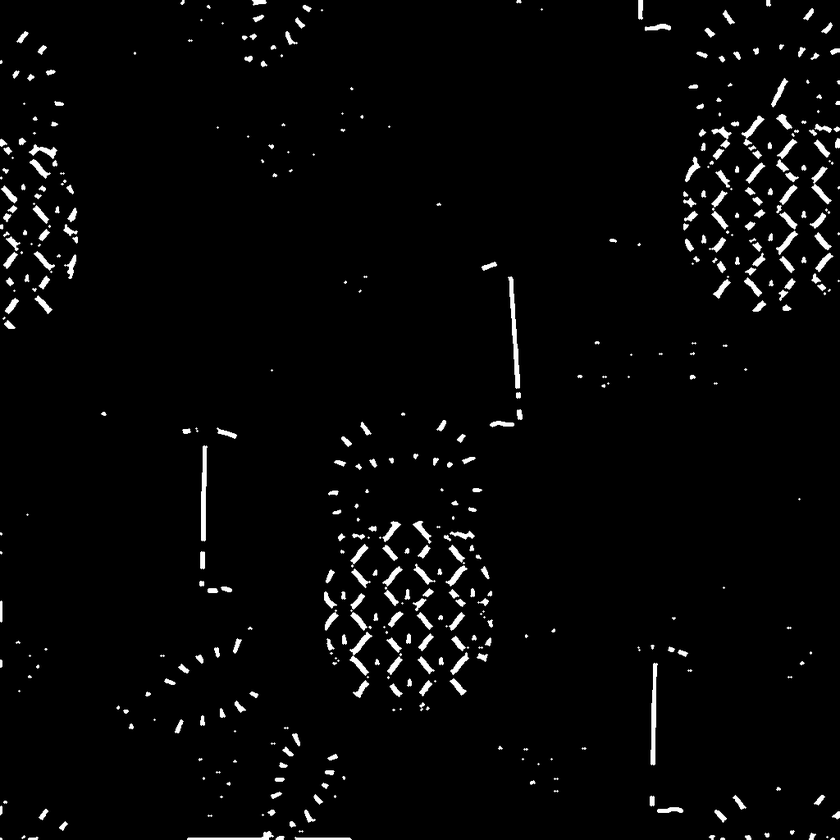
#> input picture clean_edge.png, 840 x 840 px, shrunk from 1024 x 1024 before the run, found by its file name
$ python make_symmetric.py
#> lines starting #> are read from the running program, lines starting #| are printed output that depends on the picture; after the words box and inside, x2 and y2 are one past the last pixel; in counts of white or black regions, pixels touching at a corner belong together
import cv2
import numpy as np

input_path = "clean_edge.png"
output_path = "symmetric_edge.png"


# -------------------------
# อ่านภาพ
# -------------------------

image = cv2.imread(
    input_path,
    cv2.IMREAD_GRAYSCALE
)
#> image is the input picture: shape (840, 840); min 0, max 255, mean 6.8

if image is None:
    print("ไม่พบรูปภาพ:", input_path)
    exit()


height, width = image.shape
#> height = 840; width = 840


# -------------------------
# ทำให้ภาพเป็นขาว-ดำชัดเจน
# -------------------------

_, image = cv2.threshold(
    image,
    127,
    255,
    cv2.THRESH_BINARY
)
#> image: shape (840, 840); 2.6% white; 456 white regions (200 under 20 px), largest, box (x1, y1, x2, y2) and area: (508, 276, 520, 389) 500, (201, 445, 208, 541) 446, (650, 663, 658, 765) 422


# -------------------------
# แบ่งภาพซ้าย / ขวา
# -------------------------

center = width // 2
#> center = 420

left = image[:, :center]
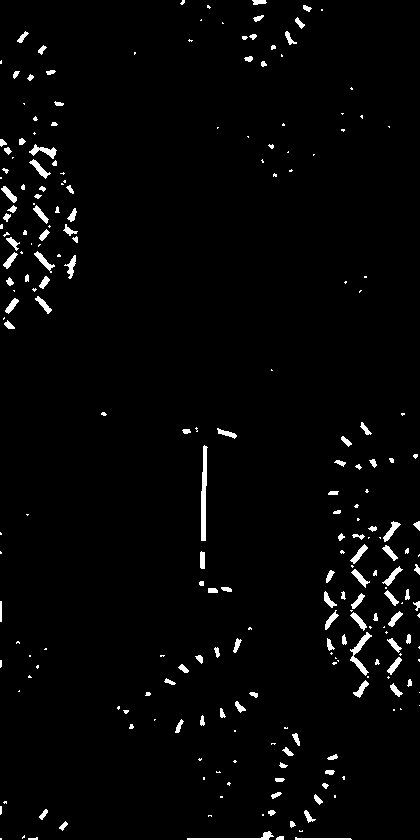
#> left: shape (840, 420); 2.4% white; 238 white regions (118 under 20 px), largest, box (x1, y1, x2, y2) and area: (201, 445, 208, 541) 446, (350, 632, 372, 676) 270, (187, 831, 274, 840) 220


# -------------------------
# Mirror ฝั่งซ้าย
# -------------------------

right = cv2.flip(
    left,
    1
)
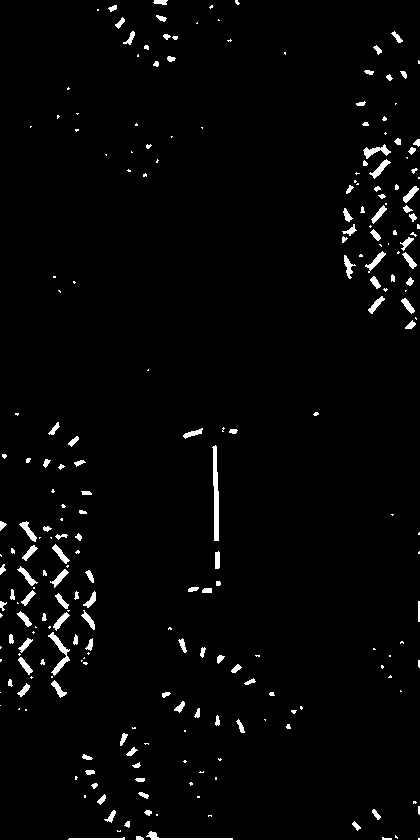
#> right: shape (840, 420); 2.4% white; 238 white regions (118 under 20 px), largest, box (x1, y1, x2, y2) and area: (212, 445, 219, 541) 446, (48, 632, 70, 676) 270, (146, 831, 233, 840) 220


# -------------------------
# รวมซ้าย + ขวา
# -------------------------

if width % 2 == 0:

    symmetric = np.hstack(
        [left, right]
    )
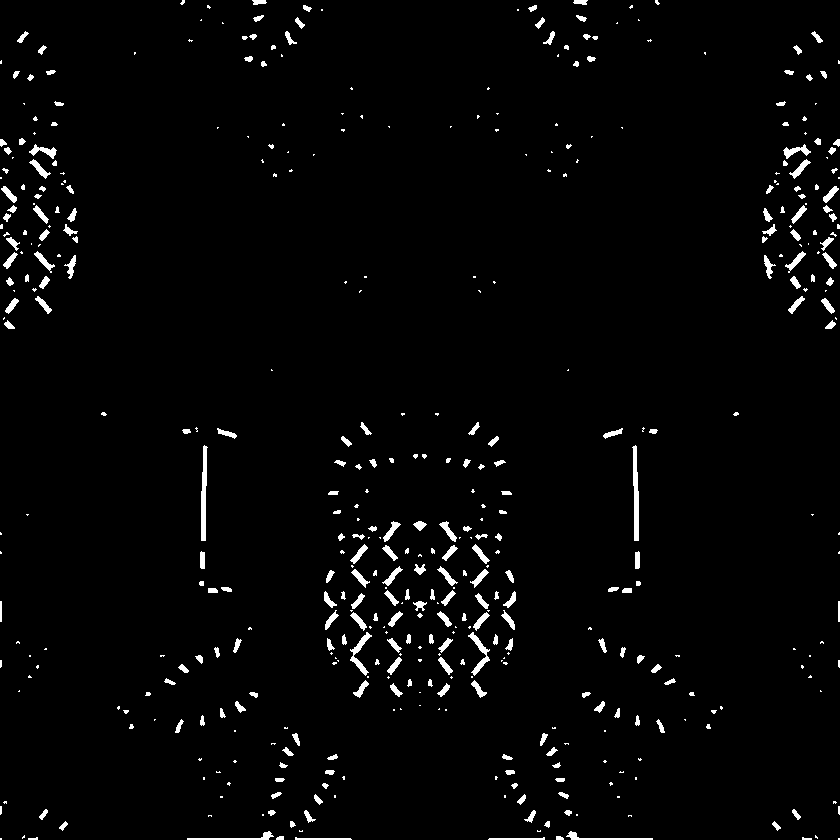
#> symmetric: shape (840, 840); 2.4% white; 467 white regions (230 under 20 px), largest, box (x1, y1, x2, y2) and area: (201, 445, 208, 541) 446, (632, 445, 639, 541) 446, (350, 632, 372, 676) 270

else:

    center_column = image[:, center:center + 1]

    symmetric = np.hstack(
        [
            left,
            center_column,
            right
        ]
    )


# -------------------------
# บันทึกภาพ
# -------------------------

cv2.imwrite(
    output_path,
    symmetric
)

print(
    "สร้าง symmetric_edge.png สำเร็จ"
)

print(
    "ขนาด:",
    symmetric.shape[1],
    "x",
    symmetric.shape[0]
)
#| ขนาด: 840 x 840
